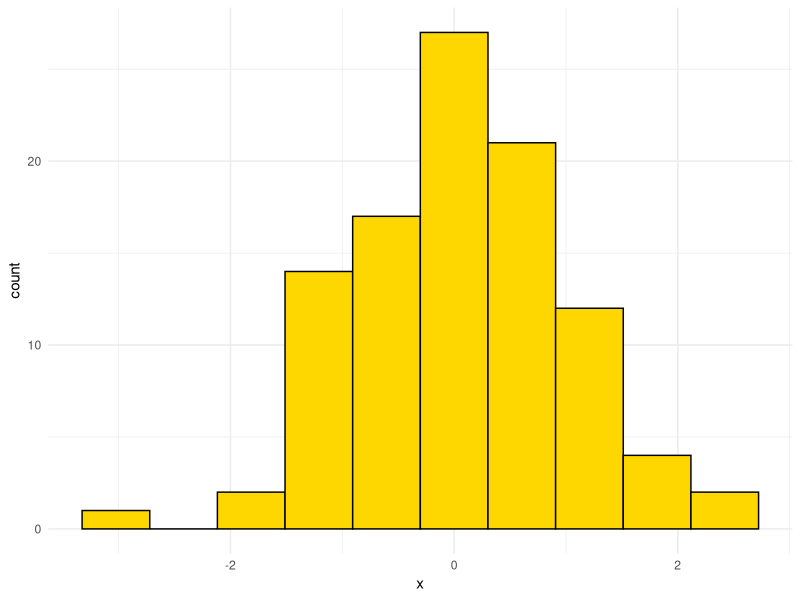

The R source for this figure:
## ---- chunk 1
# DON'T TOUCH THIS
knitr::opts_chunk$set(echo = TRUE)
library(ggplot2)

## ---- chunk 2
hist_data <- data.frame(x = rnorm(n = 100))
ggplot(data = hist_data,
       mapping = aes(x = x)) +
    geom_histogram(bins = 10, fill = "gold", colour = "black") +
    theme_minimal()
